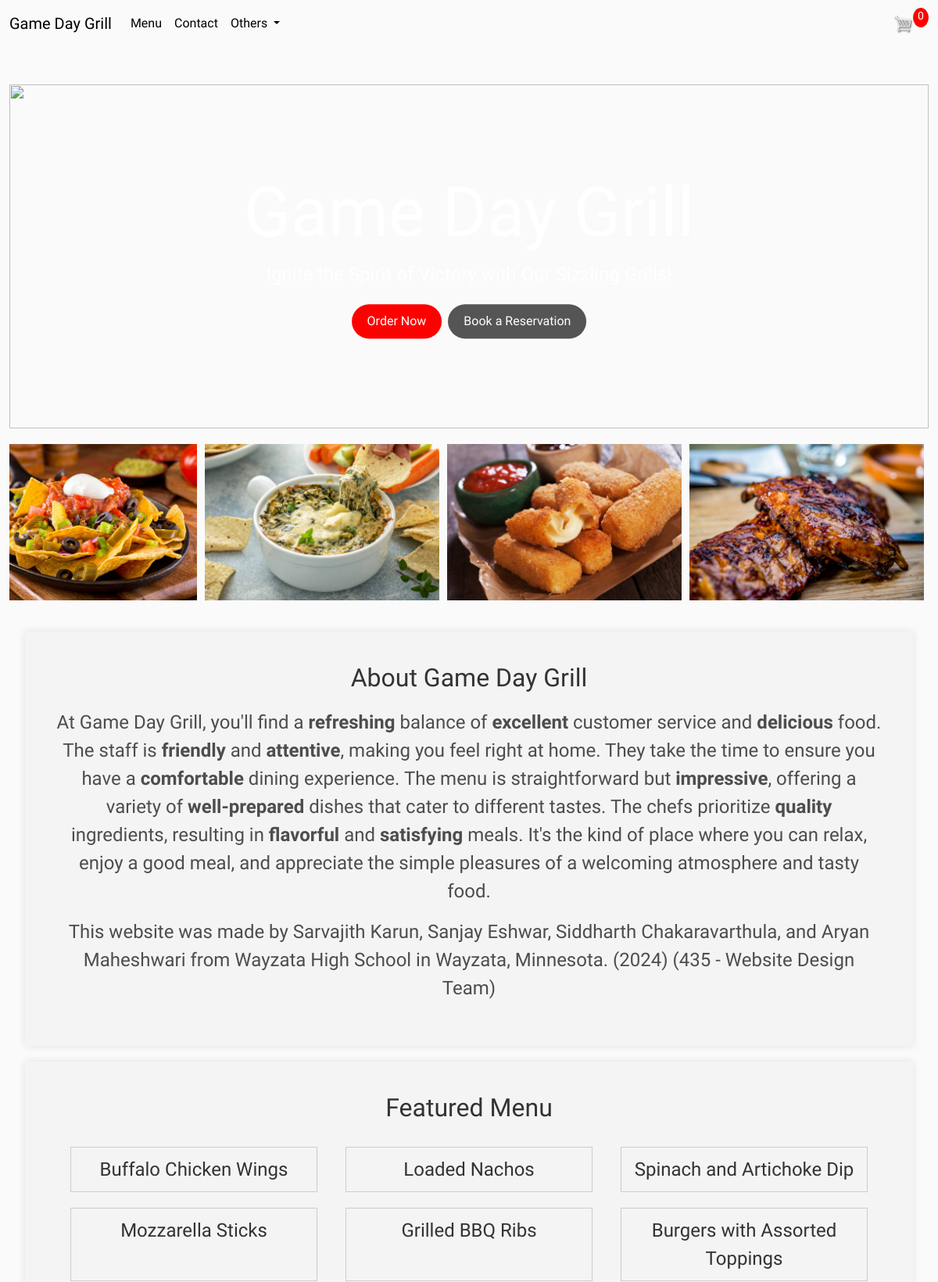
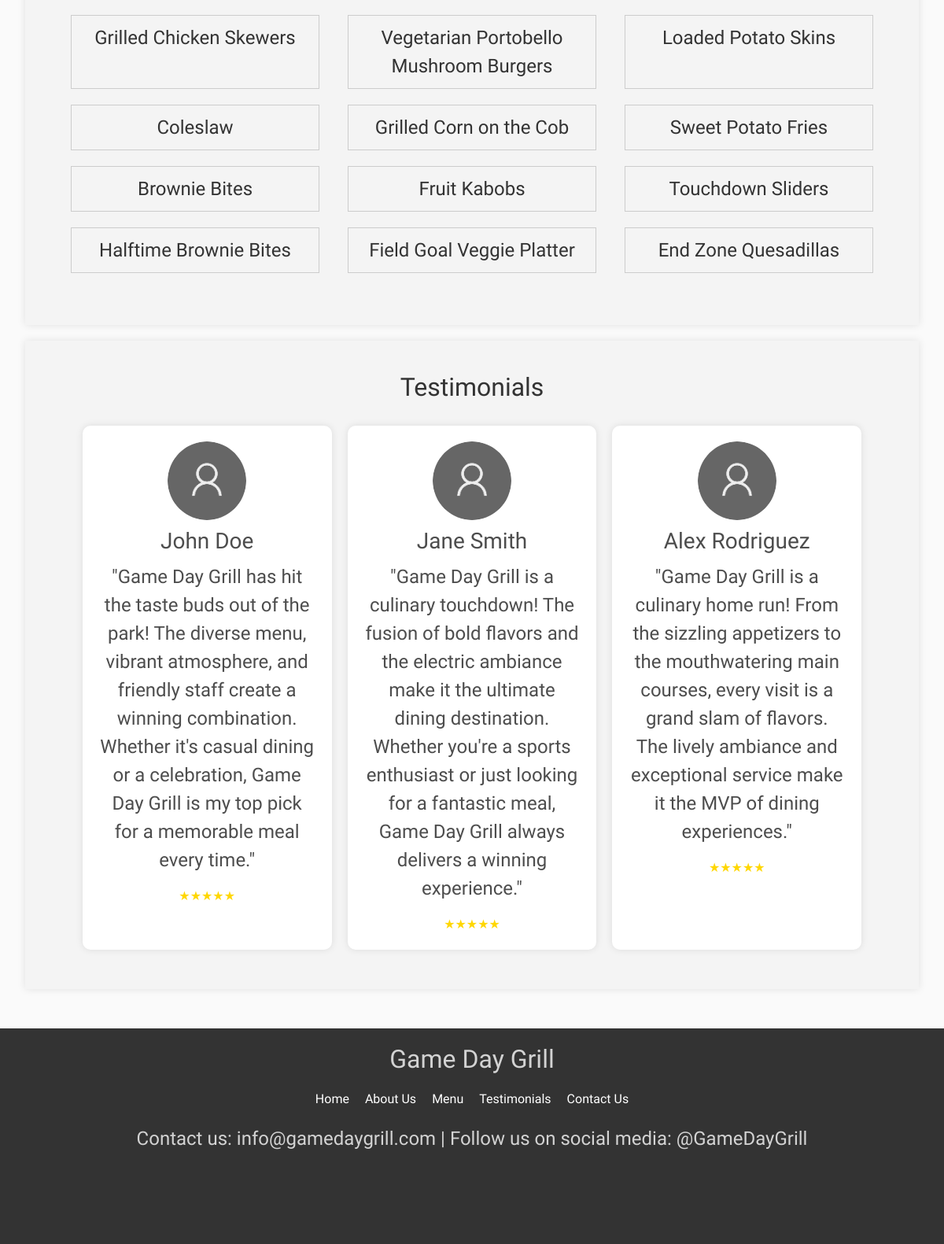
The page / on the database its author committed (2 pictures, top to bottom).
### store/models.py (models this page shows, shortened)
class Product(models.Model):
    name = models.CharField(max_length=100, null=True)
    price = models.DecimalField(max_digits=7, decimal_places=2)
    type = models.CharField(max_length=2, choices=PRODUCT_TYPES, null=True)
    image = models.ImageField(null=True, blank=True)
    description = models.CharField(max_length=1000, null=True, blank=True)

### store/views.py (the view)
# urls.py: 2. Add a URL to urlpatterns:  path('', views.home, name='home')
def home(request):
    data = cartData(request)
    cartItems = data['cartItems']
    order = data['order']
    items = data['items']
    products = Product.objects.all()
    context = {'products': products, 'cartItems': cartItems}
    return render(request, 'store/home.html', context)

### store/utils.py (called while the page is built, shortened)
def cookieCart(request):
    try:
        cart = json.loads(request.COOKIES['cart'])
    except:
        cart = {}
    items = []
    order = {'get_cart_total': 0, 'get_cart_items': 0, 'shipping': False}
    cartItems = order['get_cart_items']
    return {'cartItems':cartItems, 'order':order, 'items':items}

def cartData(request):
    if request.user.is_authenticated:
        customer = request.user.customer
        order, created = Order.objects.get_or_create(customer=customer, complete=False)
        items = order.orderitem_set.all()
        cartItems = order.get_cart_items
    else:
        cookieData = cookieCart(request)
        cartItems = cookieData['cartItems']
        order = cookieData['order']
        items = cookieData['items']
    return {'cartItems':cartItems, 'order':order, 'items':items}

### store/templates/store/home.html (shortened to what this page needs)
{% extends 'store/main.html' %}
{% load static %}
{% block content %}
<div class="img-container">
    <img id="top-img" src="https://images.squarespace-cdn.com/content/v1/5df80109be13de212e4018ec/1582145140227-JKDX4KCIXJZ84NHQ8GGD/sc2020-102.jpg" alt="">
    <header>
        <h1 style="color: white;">Game Day Grill</h1>
        <p style="color: white;">Ignite the Spirit of Victory with Our Sizzling Grills!</p>
        <button class="order-button">
            <a href="{% url 'store' %}">Order Now</a>
        </button>
        <button class="order-button grey">
            <a href="{% url 'reservation' %}">Book a Reservation</a>
        </button>
    </header>
</div>
<section id="image-gallery">
    {% for product in products %}
        <img src="{{ product.image.url }}" alt="{{ product.name }}">
    {% endfor %}
</section>
<section id="about-us">
    <h2>About Game Day Grill</h2>
    <p>At Game Day Grill, you'll find a <strong>refreshing</strong> balance of <strong>excellent</strong> customer service and <strong>delicious</strong> food. The staff is <strong>friendly</strong> and <strong>attentive</strong>, making you feel right at home. They take the time to ensure you have a <strong>comfortable</strong> dining experience. The menu is straightforward but <strong>impressive</strong>, offering a variety of <strong>well-prepared</strong> dishes that cater to different tastes.
        The chefs prioritize <strong>quality</strong> ingredients, resulting in <strong>flavorful</strong> and <strong>satisfying</strong> meals. It's the kind of place where you can relax, enjoy a good meal, and appreciate the simple pleasures of a welcoming atmosphere and tasty food.</p>
    <p>This website was made by Sarvajith Karun, Sanjay Eshwar, Siddharth Chakaravarthula, and Aryan Maheshwari from Wayzata High School in Wayzata, Minnesota. (2024) (435 - Website Design Team)</p>
</section>
<section id="featured-menu">
    <h2>Featured Menu</h2>
    <ul>
        {% for product in products %}
            <li>{{ product.name }}</li>
        {% endfor %}
    </ul>
</section>
<section id="testimonials">
    <h2>Testimonials</h2>
    <div class="testimonial-cards">
        <div class="testimonial">
            <img src="{% static 'images/JohnDoe.png' %}" alt="John Doe">
            <h3>John Doe</h3>
            <p>"Game Day Grill has hit the taste buds out of the park! The diverse menu, vibrant atmosphere, and friendly staff create a winning combination. Whether it's casual dining or a celebration, Game Day Grill is my top pick for a memorable meal every time."</p>
            <div class="stars">★★★★★</div>
        </div>
        <div class="testimonial">
            <img src="{% static 'images/JohnDoe.png' %}" alt="Jane Smith">
            <h3>Jane Smith</h3>
            <p>"Game Day Grill is a culinary touchdown! The fusion of bold flavors and the electric ambiance make it the ultimate dining destination. Whether you're a sports enthusiast or just looking for a fantastic meal, Game Day Grill always delivers a winning experience."</p>
            <div class="stars">★★★★★</div>
        </div>
        <div class="testimonial">
            <img src="{% static 'images/JohnDoe.png' %}" alt="Jane Smith">
            <h3>Alex Rodriguez</h3>
            <p>"Game Day Grill is a culinary home run! From the sizzling appetizers to the mouthwatering main courses, every visit is a grand slam of flavors. The lively ambiance and exceptional service make it the MVP of dining experiences."</p>
            <div class="stars">★★★★★</div>
        </div>
    </div>
</section>
{% endblock content %}

### static/css/main.css (style rules this page uses)
body { background-color: hsl(0, 0%, 98%); font-family: 'Bubblegum Sans', sans-serif; }
h1,h2,h3,h4,h5,h6, p { color:hsl(0, 0%, 30%); font-family: 'Bubblegum Sans', sans-serif; }
p { text-align: center; }
h2 { text-align: center; }

### store/templates/store/home.html (style rules this page uses)
body { margin: 0; padding: 0; }
header { position: absolute; top: 50%; left: 50%; transform: translate(-50%, -50%); color: white; text-align: center; }
h1 { font-size: 5.5rem; }
p { font-size: 1.5em; }
#image-gallery { display: flex; overflow-x: auto; justify-content: flex-start; gap: 10px; padding: 20px; }
#image-gallery img { height: 200px; object-fit: cover; transition: transform .2s; }
#about-us, #featured-menu { background-color: #f4f4f4; padding: 40px; margin: 20px; box-shadow: 0 0 10px rgba(0, 0, 0, 0.1); }
h2 { color: #333; font-size: 2em; text-align: center; margin-bottom: 20px; }
ul { list-style: none; padding: 0; display: flex; justify-content: space-around; flex-wrap: wrap; }
#featured-menu li { font-size: 1.5em; text-align: center; color: #333; margin-bottom: 10px; padding: 10px; border: 1px solid #ccc; flex-basis: 30%; margin: 10px; }
#testimonials { background-color: #f4f4f4; padding: 40px; margin: 20px; box-shadow: 0 0 10px rgba(0, 0, 0, 0.1); text-align: center; }
.testimonial-cards { display: flex; justify-content: center; flex-wrap: wrap; }
.testimonial { background-color: #fff; border-radius: 10px; box-shadow: 0 0 10px rgba(0, 0, 0, 0.1); padding: 20px; width: 30%; margin: 10px; display: flex; flex-direction: column; align-items: center; }
#testimonials h2 { text-align: center; }
.testimonial img { border-radius: 50%; width: 100px; height: 100px; object-fit: cover; margin-bottom: 10px; }
.testimonial h3 { margin: 0; margin-bottom: 10px; }
.testimonial p { text-align: center; }
.stars { color: gold; }
.img-container { position: relative; width: 100%; height: 55vh; }
#top-img { width: 100%; height: 55vh; object-fit: cover; }
.order-button { background-color: red; border: none; border-radius: 25px; padding: 10px 20px; text-align: center; text-decoration: none; display: inline-block; font-size: 16px; margin: 4px 2px; cursor: pointer; transition: background-color 0.3s ease; }
.order-button a { color: white; text-decoration: none; }
.order-button.grey { background-color: #555555; }

### rows shown on the page
Product: image (picture), name "Loaded Nachos"
Product: image (picture), name "Spinach and Artichoke Dip"
Product: image (picture), name "Mozzarella Sticks"
Product: image (picture), name "Grilled BBQ Ribs"
Product: name "Buffalo Chicken Wings"
Product: name "Burgers with Assorted Toppings"
Product: name "Grilled Chicken Skewers"
Product: name "Vegetarian Portobello Mushroom Burgers"
Product: name "Loaded Potato Skins"
Product: name "Coleslaw"
Product: name "Grilled Corn on the Cob"
Product: name "Sweet Potato Fries"
Product: name "Brownie Bites"
Product: name "Fruit Kabobs"
Product: name "Touchdown Sliders"
Product: name "Halftime Brownie Bites"
Product: name "Field Goal Veggie Platter"
Product: name "End Zone Quesadillas"

### other values the page prints
{{ cartItems }} "0"
